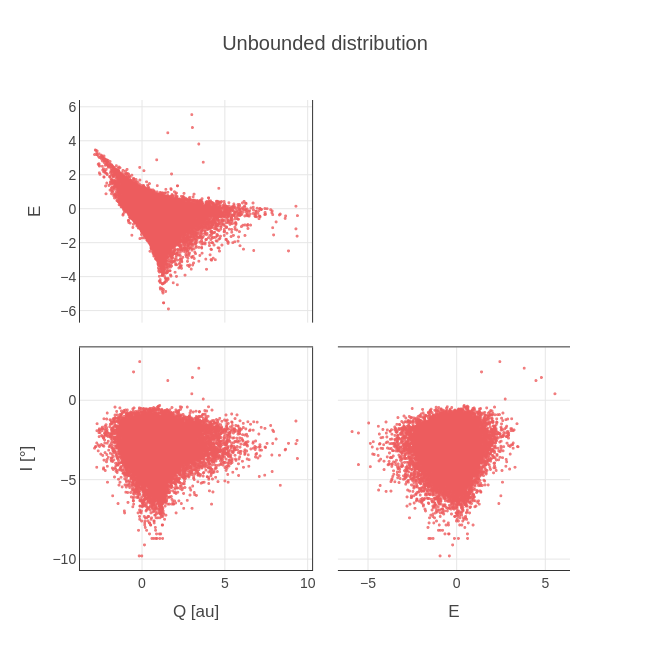

The notebook cell saved with this chart:
### Code cell
fig1 = go.Figure()

# NEOS
fig1.add_trace(go.Splom(
    dimensions=[
        dict(label='Q [au]', values=u_q),
        dict(label='E', values=u_e),
        dict(label='I [°]', values=u_i)
    ],
    showupperhalf=False,
    diagonal_visible=False,
    marker=dict(color="#ED5C5E", size=3, opacity=0.8)
))

# Layout minimalista
fig1.update_layout(
    title='Unbounded distribution',
    title_x=0.5,
    width=650,
    height=650,
    font=dict(family="Arial", color="#444444", size=14),
    plot_bgcolor='white',
    paper_bgcolor='white',
    dragmode='select',
    hovermode='closest',
    legend=dict(
        x=0.8, y=1.05,
        bgcolor='rgba(0,0,0,0)',
        borderwidth=0
    )
)

# Ajuste de ejes para estilo limpio
for axis in ['xaxis', 'xaxis2', 'xaxis3', 'yaxis', 'yaxis2', 'yaxis3']:
    fig1.update_layout({axis: dict(
        showline=True,
        linewidth=1,
        linecolor="#333333",
        mirror=True,
        showgrid=True,
        gridcolor="#e6e6e6",
        zeroline=False
    )})

fig1.show()

### Figure 1 — Plotly figure (JSON) as saved in the notebook; plotly's stock layout.template omitted (floating-point values rounded to 4 significant figures; data arrays with more than 128 entries replaced by an {"elided": "..."} marker saying what was removed)
{"data": [{"diagonal": {"visible": false}, "dimensions": [{"label": "Q [au]", "values": {"elided": "34324 float values"}}, {"label": "E", "values": {"elided": "34324 float values"}}, {"label": "I [°]", "values": {"elided": "34324 float values"}}], "marker": {"color": "#ED5C5E", "opacity": 0.8, "size": 3}, "showupperhalf": false, "type": "splom"}], "layout": {"dragmode": "select", "font": {"color": "#444444", "family": "Arial", "size": 14}, "height": 650, "hovermode": "closest", "legend": {"bgcolor": "rgba(0,0,0,0)", "borderwidth": 0, "x": 0.8, "y": 1.05}, "paper_bgcolor": "white", "plot_bgcolor": "white", "title": {"text": "Unbounded distribution", "x": 0.5}, "width": 650, "xaxis": {"gridcolor": "#e6e6e6", "linecolor": "#333333", "linewidth": 1, "mirror": true, "showgrid": true, "showline": true, "zeroline": false}, "xaxis2": {"gridcolor": "#e6e6e6", "linecolor": "#333333", "linewidth": 1, "mirror": true, "showgrid": true, "showline": true, "zeroline": false}, "xaxis3": {"gridcolor": "#e6e6e6", "linecolor": "#333333", "linewidth": 1, "mirror": true, "showgrid": true, "showline": true, "zeroline": false}, "yaxis": {"gridcolor": "#e6e6e6", "linecolor": "#333333", "linewidth": 1, "mirror": true, "showgrid": true, "showline": true, "zeroline": false}, "yaxis2": {"gridcolor": "#e6e6e6", "linecolor": "#333333", "linewidth": 1, "mirror": true, "showgrid": true, "showline": true, "zeroline": false}, "yaxis3": {"gridcolor": "#e6e6e6", "linecolor": "#333333", "linewidth": 1, "mirror": true, "showgrid": true, "showline": true, "zeroline": false}}}
